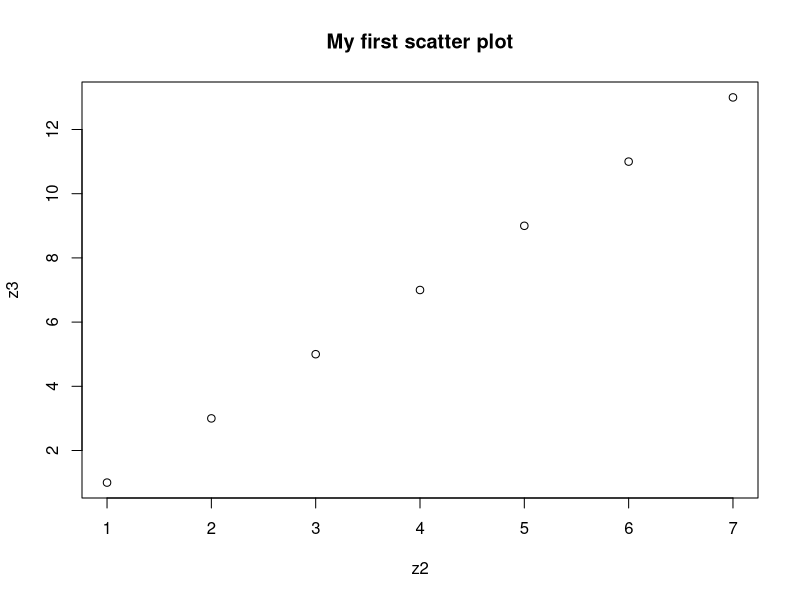
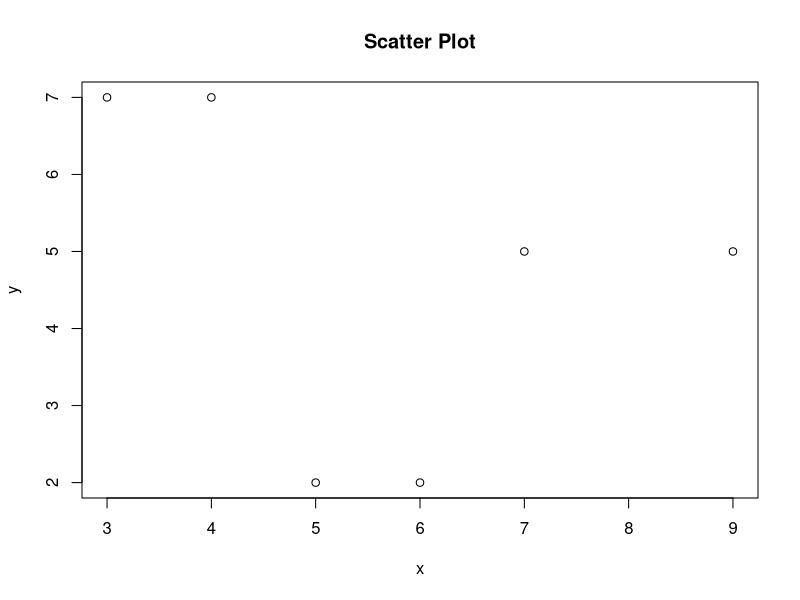
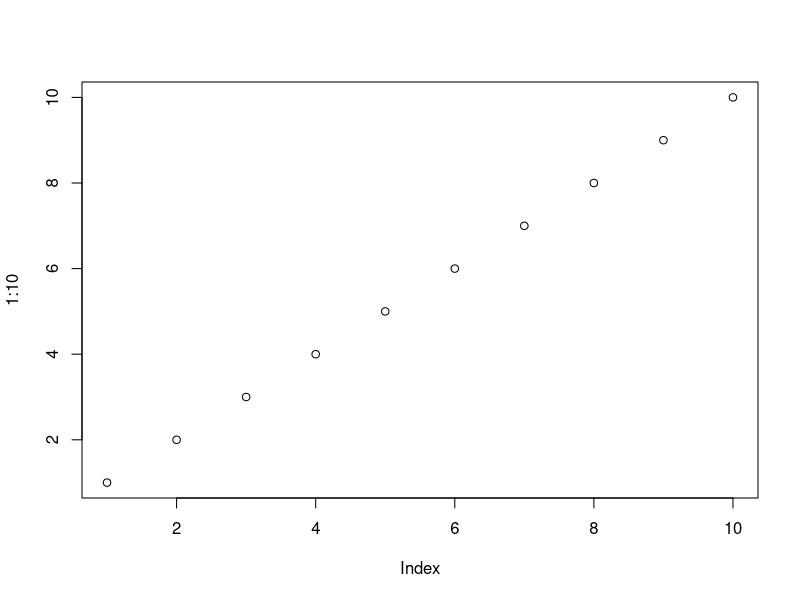
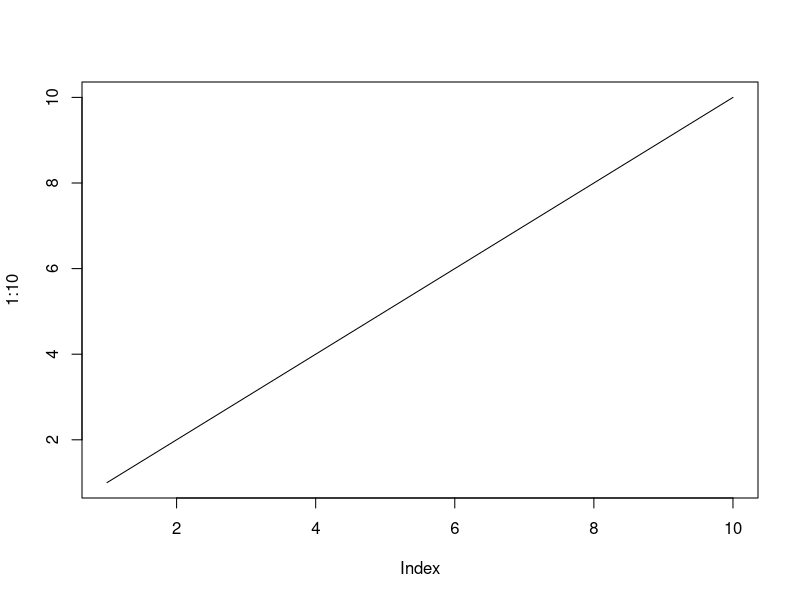
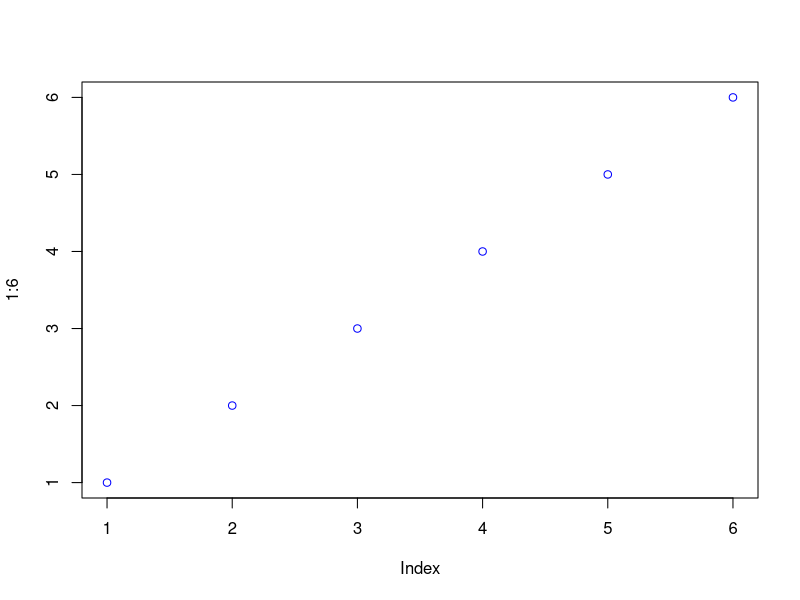
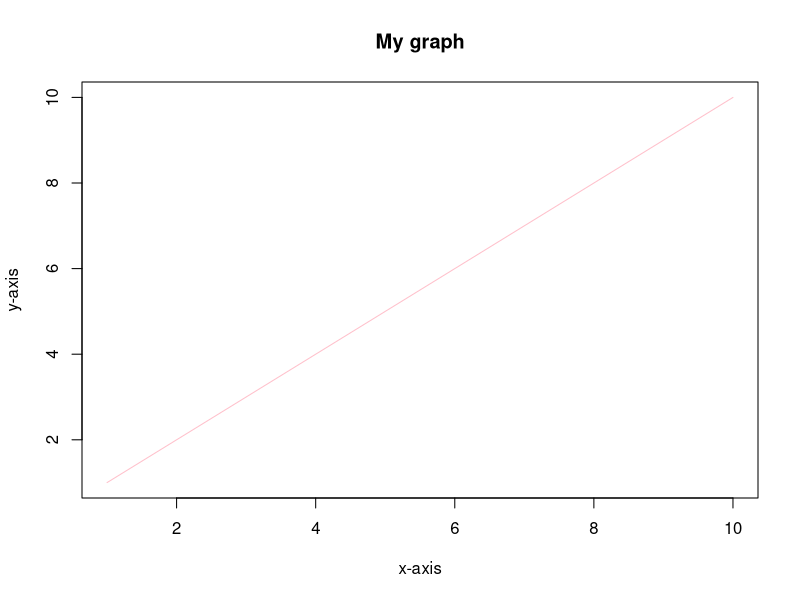
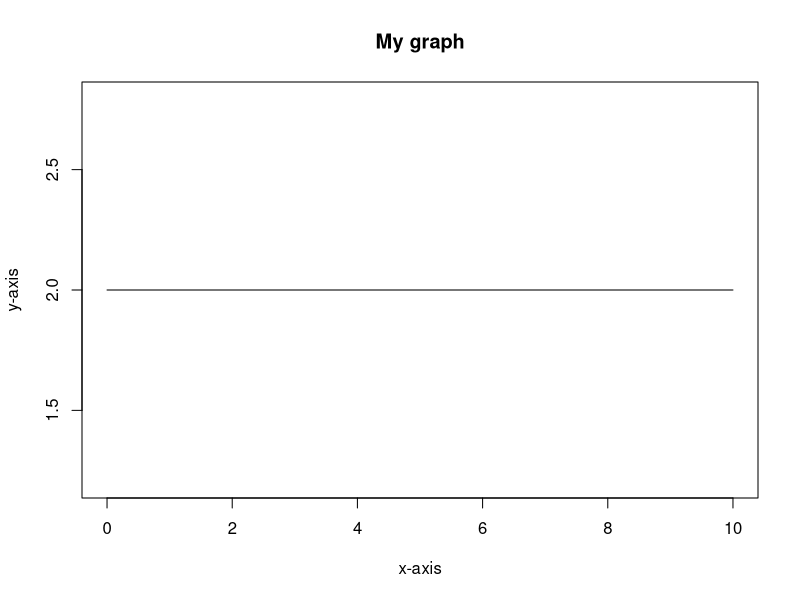

Reproduce these figures in R, in order.
z2<-c(1,2,3,4,5,6,7)
z3<-c(1,3,5,7,9,11,13)
plot(z2,z3)
title("My first scatter plot")
x1<-456
x2<-555
x3<-666
rm(x1)
y<-"sakshi"
y1<-"prachi"
y2<-"vidhi"
y3<-"soham"
rm(y3)
x<-sin(9)/75
y<-log(x)+x^2
x
y
m<-matrix(c(1,2,4,1),ncol=2)
m
solve(m)
m<-matrix(c(1,2,3,4),ncol=2)
m%*%m
m1<-matrix(c(4,5,7,8),ncol=2)
m+m1
m*m1
a<-matrix(c(3,2,5,9,7,2,5,15,17),ncol=3)
b<-matrix(c(7,11,58),ncol=1)
solve(a,b)
x<-c(5,7,3,6,9,4)
y<-c(2,5,7,2,5,7)
plot(x,y)
title("Scatter Plot")
plot(1:10)
plot(1:10, type="l")
plot(1:6,col="blue")
plot(1:10, main="My graph", xlab="x-axis", ylab="y-axis",col="pink",type="l")
x<-c(0:10)
y<-c(2,2,2,2,2,2,2,2,2,2,2)
plot(x,y, main="My graph", xlab="x-axis", ylab="y-axis",col="black",type="l")
data()
demo()
y<-matrix(c(1:10,nrow=5,ncol=4))
print(y)
cells<-c(1,26,24,68)
rnames<-c("R1","R2")
cnames<-c("c1","c2")
mymatrix<-matrix(cells,nrow=2,ncol=2,byrow=TRUE,dimnames=list(rnames,cnames))

#vector
a<-c(2,1,3,5)
a
length(a)
b<--3:5
b
a<-19
b<-3
c<-c(a,b)
c
